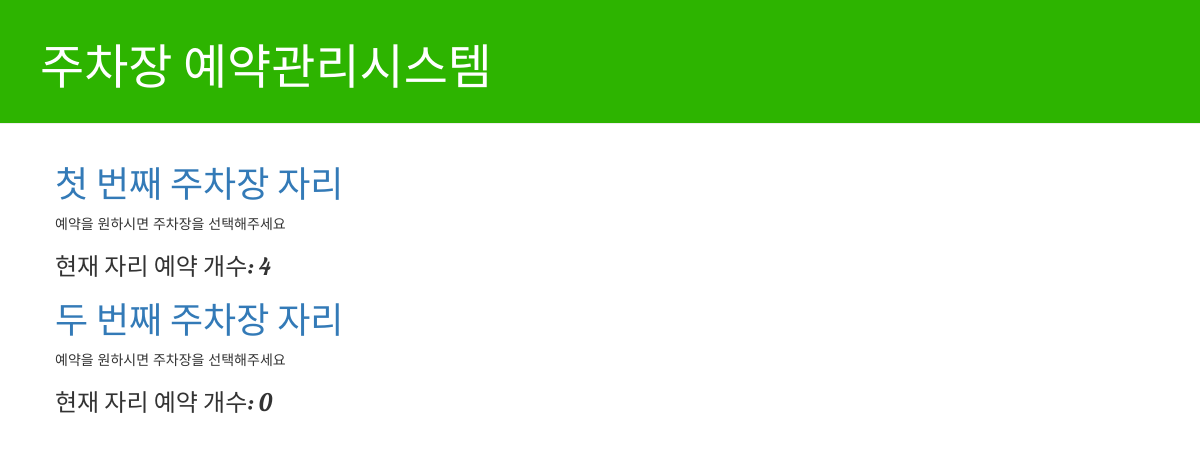
The page / on the database its author committed.
### blog/models.py (models this page shows, shortened)
class Parking(models.Model):
    title = models.CharField(max_length=200)
    text = models.TextField()

### blog/views.py (the view)
# urls.py: path('', views.parking_list, name='parking_list'),
def parking_list(request):
    parkings = Parking.objects.all()
    context = {'parkings':parkings}
    return render(request, 'blog/parking_list.html', context)

### blog/templates/blog/parking_list.html (shortened to what this page needs)
{% extends 'blog/base.html' %}
{% block content %}
    {% for parking in parkings %}
        <div class="post">
            <h1><a href="{% url 'parking_detail' pk=parking.pk %}">{{ parking.title }}</a></h1>
            <p>{{ parking.text|linebreaksbr }}</p>
            <h3>현재 자리 예약 개수: {{ parking.reserves.count }}</h3>
        </div>
    {% endfor %}
{% endblock %}

### blog/static/css/blog.css (style rules this page uses)
h1, h2, h3, h4 { font-family: 'Lobster', cursive; }

### rows shown on the page
Parking: title "첫 번째 주차장 자리", text "예약을 원하시면 주차장을 선택해주세요", reserves.count "4"
Parking: title "두 번째 주차장 자리", text "예약을 원하시면 주차장을 선택해주세요", reserves.count "0"
